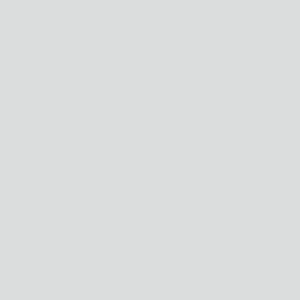
Frame 1 (no input)
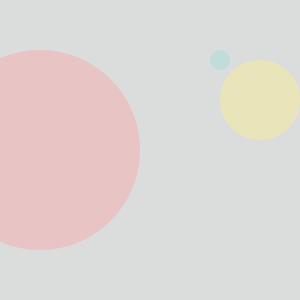
Frame 60 (the mouse pressed at the canvas centre just before this capture)
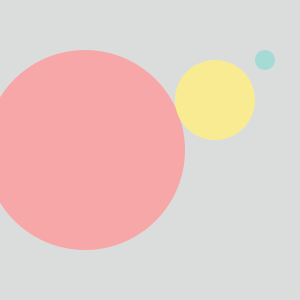
Frame 120 (the mouse held since frame 60 and released just before this capture)

The Processing sketch that drew these frames (run headless with seeded random() and noise(); from frame 60 on, the mouse is pressed at the canvas centre):

// Processing sketch: processing_53976
// ── processing_53976.pde

//variables
int a = 0; //position left circle
int b = 500; //position right circle
int c = 300;//position left circle
int o = 0; //opacity
int e = 180;

void setup () {
  size(300,300);
  background(#0a2b4b);
  noStroke();
  smooth();
}
 
 
void draw (){
  background(#DBDDDD);
  fill(#F7A7A7,o);
  ellipse (a,height/2,200,200);
  fill(#F3B795,o);
  ellipse (b,height/5,40,40);
  fill (#F8EB92,o);
  ellipse (c, height/3,80,80);
  fill (#A5DAD5,o);
  ellipse (e, height/5,20,20);
  a += 5; 
  b -= 5;
  c -= 5;
  o += 15;
  e += 5;
  if(a > 250){
    a = 0; b = 500; o = 0; c = 300; e = 180;
  }
}
                
                                                                                                                                
